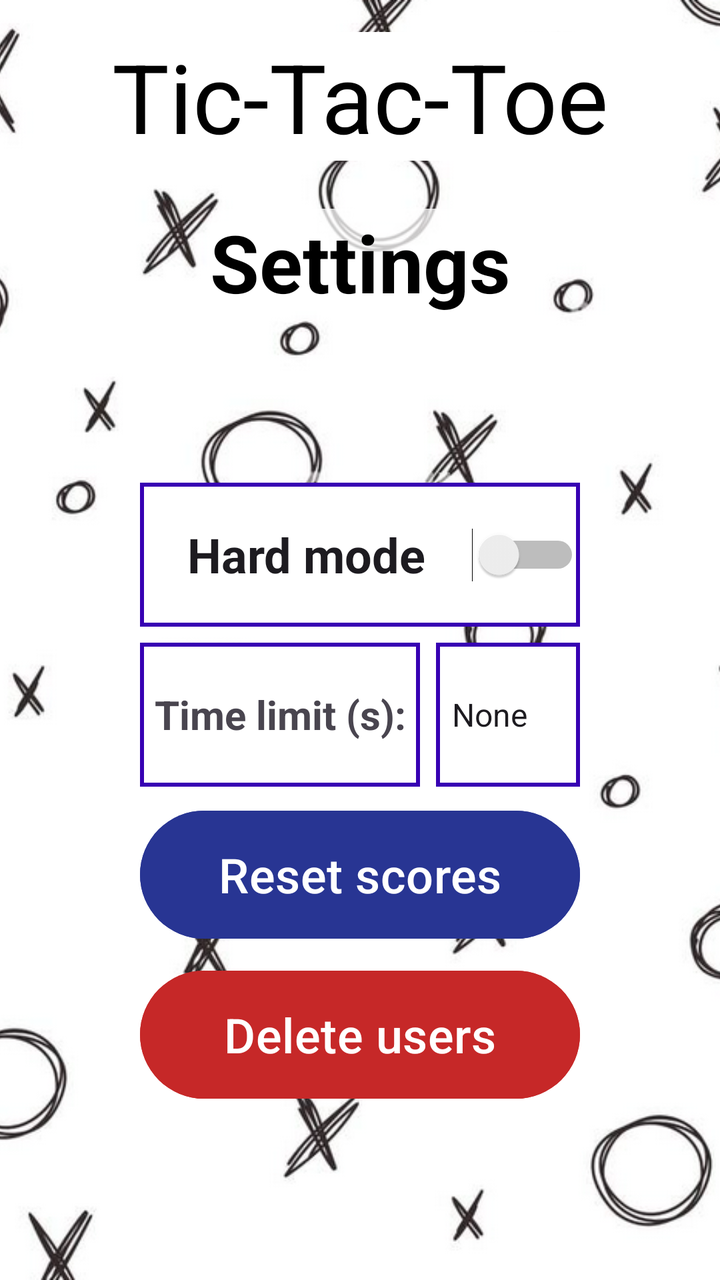
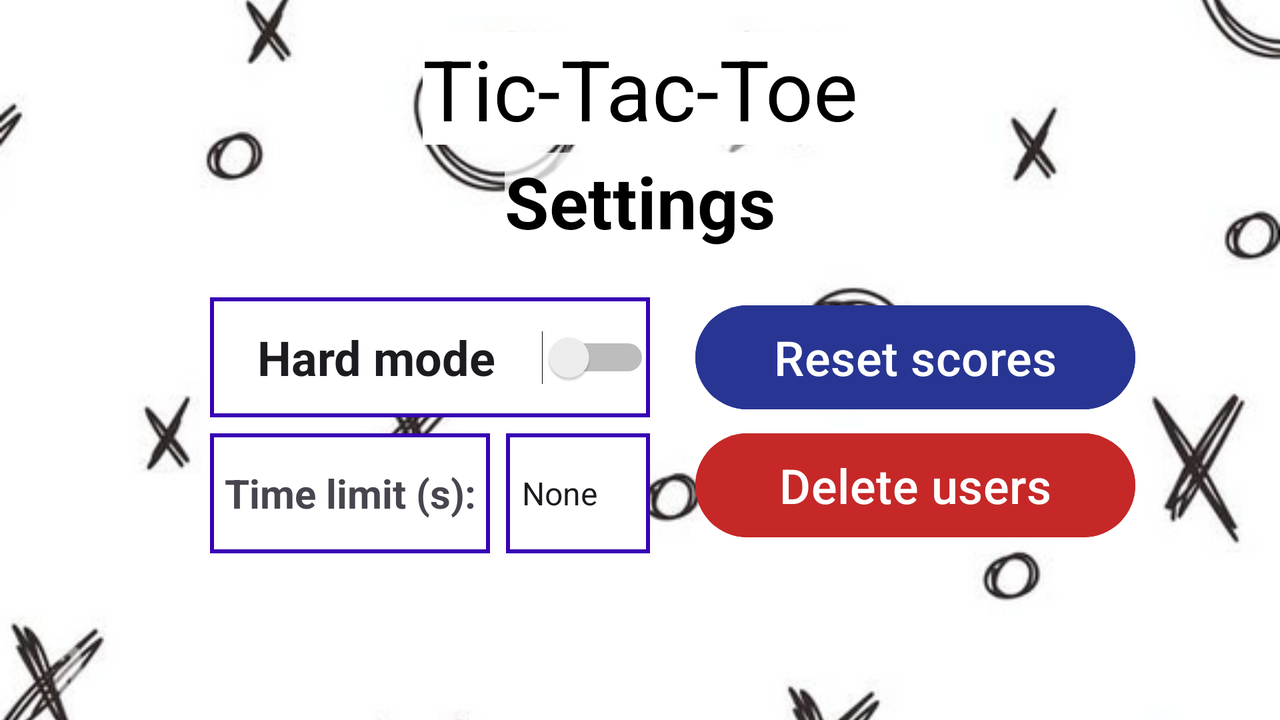

An Android layout and its configuration variant, each rendered on a device that would load it. The default file and the variant file are quoted in full after the pictures.
<!-- AndroidManifest.xml: application theme Theme.Tictactoe -->
<!-- res/layout/activity_settings.xml -->
<?xml version="1.0" encoding="utf-8"?>
<androidx.constraintlayout.widget.ConstraintLayout xmlns:android="http://schemas.android.com/apk/res/android"
    xmlns:app="http://schemas.android.com/apk/res-auto"
    xmlns:tools="http://schemas.android.com/tools"
    android:layout_width="match_parent"
    android:layout_height="match_parent">

    <ImageView
        android:id="@+id/backgroundImage"
        android:layout_width="0dp"
        android:layout_height="0dp"
        android:contentDescription="@string/img_desc"
        android:scaleType="centerCrop"
        android:src="@drawable/background"
        app:layout_constraintEnd_toEndOf="parent"
        app:layout_constraintHeight_percent="1"
        app:layout_constraintHorizontal_bias="0.0"
        app:layout_constraintStart_toStartOf="parent"
        app:layout_constraintTop_toTopOf="parent"
        app:layout_constraintWidth_percent="1" />
    <TextView
        android:id="@+id/text_settings"
        android:layout_width="wrap_content"
        android:layout_height="wrap_content"
        android:layout_marginTop="24dp"
        android:background="@drawable/text_background"
        android:text="@string/settings"
        android:textColor="#000"
        android:textSize="40sp"
        android:textStyle="bold"
        app:layout_constraintEnd_toEndOf="parent"
        app:layout_constraintHorizontal_bias="0.5"
        app:layout_constraintStart_toStartOf="parent"
        app:layout_constraintTop_toBottomOf="@+id/text_welcome" />
    <TextView
        android:id="@+id/text_welcome"
        android:layout_width="wrap_content"
        android:layout_height="wrap_content"
        android:layout_marginTop="16dp"
        android:background="#FFFFFF"
        android:text="@string/app_name"
        android:textColor="#000"
        android:textSize="48sp"
        app:layout_constraintEnd_toEndOf="parent"
        app:layout_constraintStart_toStartOf="parent"
        app:layout_constraintTop_toTopOf="parent" />

    <Button
        android:id="@+id/btn_reset_scores"
        android:layout_width="220dp"
        android:layout_height="72dp"
        android:layout_marginTop="8dp"
        android:backgroundTint="#283593"
        android:text="@string/btn_reset_scores"
        android:textSize="24sp"
        app:layout_constraintBottom_toBottomOf="parent"
        app:layout_constraintEnd_toEndOf="parent"
        app:layout_constraintHorizontal_bias="0.0"
        app:layout_constraintStart_toStartOf="@+id/time_limit_text"
        app:layout_constraintTop_toBottomOf="@+id/time_limit_spinner"
        app:layout_constraintVertical_bias="0.0" />


    <Button
        android:id="@+id/btn_delete_users"
        android:layout_width="220dp"
        android:layout_height="72dp"
        android:layout_marginTop="8dp"
        android:layout_marginBottom="16dp"
        android:backgroundTint="#C62828"
        android:text="@string/btn_delete_users"
        android:textSize="24sp"
        app:layout_constraintBottom_toBottomOf="parent"
        app:layout_constraintStart_toStartOf="@+id/btn_reset_scores"
        app:layout_constraintTop_toBottomOf="@+id/btn_reset_scores"
        app:layout_constraintVertical_bias="0.0" />

    <Switch
        android:id="@+id/ai_mode_switch"
        android:layout_width="220dp"
        android:layout_height="72dp"
        android:background="@drawable/edit_text_border"
        android:gravity="center"
        android:text="@string/hard_mode_switch"
        android:textSize="24sp"
        android:textStyle="bold"
        app:layout_constraintBottom_toBottomOf="parent"
        app:layout_constraintEnd_toEndOf="parent"
        app:layout_constraintStart_toStartOf="parent"
        app:layout_constraintTop_toBottomOf="@+id/text_welcome"
        app:layout_constraintVertical_bias="0.33"
        tools:ignore="UseSwitchCompatOrMaterialXml" />

    <Spinner
        android:id="@+id/time_limit_spinner"
        android:layout_width="72dp"
        android:layout_height="72dp"
        android:layout_marginStart="8dp"
        android:layout_marginTop="8dp"
        android:background="@drawable/edit_text_border"
        android:entries="@array/times"
        app:layout_constraintStart_toEndOf="@+id/time_limit_text"
        app:layout_constraintTop_toBottomOf="@+id/ai_mode_switch" />

    <TextView
        android:id="@+id/time_limit_text"
        android:layout_width="140dp"
        android:layout_height="72dp"
        android:layout_marginTop="8dp"
        android:background="@drawable/edit_text_border"
        android:gravity="center"
        android:text="@string/time_limit"
        android:textSize="20sp"
        android:textStyle="bold"
        app:layout_constraintStart_toStartOf="@+id/ai_mode_switch"
        app:layout_constraintTop_toBottomOf="@+id/ai_mode_switch"
        tools:ignore="TextSizeCheck" />
</androidx.constraintlayout.widget.ConstraintLayout>
<!-- resources referenced by this layout -->
<resources>
  <string-array name="times">
          <item>None</item>
          <item>1</item>
          <item>2</item>
          <item>3</item>
          <item>4</item>
          <item>5</item>
      </string-array>
  <!-- drawable background: png bitmap (drawable, 227139 bytes) -->
  <!-- drawable edit_text_border (drawable) -->
  <?xml version="1.0" encoding="utf-8"?>
      <shape xmlns:android="http://schemas.android.com/apk/res/android"
          android:shape="rectangle">
          <solid android:color="@android:color/white"/>
  
          <stroke android:color="@color/design_default_color_primary_dark" android:width="2dp"/>
  
      </shape>
  <!-- drawable text_background (drawable) -->
  <?xml version="1.0" encoding="utf-8"?>
  <shape xmlns:android="http://schemas.android.com/apk/res/android">
      <solid android:color="#BFFFFFFF"/> 
      <corners android:radius="10dp"/> 
  </shape>
  <string name="app_name">Tic-Tac-Toe</string>
  <string name="btn_delete_users">Delete users</string>
  <string name="btn_reset_scores">Reset scores</string>
  <string name="hard_mode_switch">Hard mode</string>
  <string name="img_desc">repeating x\'s and o\'s</string>
  <string name="settings">Settings</string>
  <string name="time_limit">Time limit (s): </string>
  <style name="Theme.Tictactoe" parent="Base.Theme.Tictactoe" />
  <style name="Base.Theme.Tictactoe" parent="Theme.Material3.DayNight.NoActionBar">
          
  
      </style>
</resources>
<!-- res/layout-land/activity_settings.xml (the repository's variant of the layout above) -->
<!-- drawn on the phone turned sideways -->
<?xml version="1.0" encoding="utf-8"?>
<androidx.constraintlayout.widget.ConstraintLayout xmlns:android="http://schemas.android.com/apk/res/android"
    xmlns:app="http://schemas.android.com/apk/res-auto"
    xmlns:tools="http://schemas.android.com/tools"
    android:layout_width="match_parent"
    android:layout_height="match_parent">

    <ImageView
        android:id="@+id/backgroundImage"
        android:layout_width="0dp"
        android:layout_height="0dp"
        android:contentDescription="@string/img_desc"
        android:scaleType="centerCrop"
        android:src="@drawable/background"
        app:layout_constraintEnd_toEndOf="parent"
        app:layout_constraintHeight_percent="1"
        app:layout_constraintHorizontal_bias="0.0"
        app:layout_constraintStart_toStartOf="parent"
        app:layout_constraintTop_toTopOf="parent"
        app:layout_constraintWidth_percent="1" />

    <TextView
        android:id="@+id/text_settings"
        android:layout_width="wrap_content"
        android:layout_height="wrap_content"
        android:layout_marginTop="4dp"
        android:background="@drawable/text_background"
        android:text="@string/settings"
        android:textColor="#000"
        android:textSize="36sp"
        android:textStyle="bold"
        app:layout_constraintEnd_toEndOf="parent"
        app:layout_constraintHorizontal_bias="0.5"
        app:layout_constraintStart_toStartOf="parent"
        app:layout_constraintTop_toBottomOf="@+id/text_welcome" />

    <TextView
        android:id="@+id/text_welcome"
        android:layout_width="wrap_content"
        android:layout_height="wrap_content"
        android:layout_marginTop="16dp"
        android:background="#FFFFFF"
        android:text="@string/app_name"
        android:textColor="#000"
        android:textSize="42sp"
        app:layout_constraintEnd_toEndOf="parent"
        app:layout_constraintStart_toStartOf="parent"
        app:layout_constraintTop_toTopOf="parent" />

    <Button
        android:id="@+id/btn_reset_scores"
        android:layout_width="220dp"
        android:layout_height="60dp"
        android:layout_marginTop="24dp"
        android:backgroundTint="#283593"
        android:text="@string/btn_reset_scores"
        android:textSize="24sp"
        app:layout_constraintBottom_toBottomOf="parent"
        app:layout_constraintEnd_toEndOf="parent"
        app:layout_constraintHorizontal_bias="0.24"
        app:layout_constraintStart_toEndOf="@+id/ai_mode_switch"
        app:layout_constraintTop_toBottomOf="@+id/text_settings"
        app:layout_constraintVertical_bias="0.0" />


    <Button
        android:id="@+id/btn_delete_users"
        android:layout_width="220dp"
        android:layout_height="60dp"
        android:layout_marginTop="4dp"
        android:backgroundTint="#C62828"
        android:text="@string/btn_delete_users"
        android:textSize="24sp"
        app:layout_constraintStart_toStartOf="@+id/btn_reset_scores"
        app:layout_constraintTop_toBottomOf="@+id/btn_reset_scores" />

    <Switch
        android:id="@+id/ai_mode_switch"
        android:layout_width="220dp"
        android:layout_height="60dp"
        android:layout_marginTop="24dp"
        android:background="@drawable/edit_text_border"
        android:gravity="center"
        android:text="@string/hard_mode_switch"
        android:textSize="24sp"
        android:textStyle="bold"
        app:layout_constraintBottom_toBottomOf="parent"
        app:layout_constraintEnd_toEndOf="parent"
        app:layout_constraintHorizontal_bias="0.25"
        app:layout_constraintStart_toStartOf="parent"
        app:layout_constraintTop_toBottomOf="@+id/text_settings"
        app:layout_constraintVertical_bias="0.0"
        tools:ignore="UseSwitchCompatOrMaterialXml" />

    <Spinner
        android:id="@+id/time_limit_spinner"
        android:layout_width="72dp"
        android:layout_height="60dp"
        android:layout_marginStart="8dp"
        android:layout_marginTop="8dp"
        android:background="@drawable/edit_text_border"
        android:entries="@array/times"
        app:layout_constraintStart_toEndOf="@+id/time_limit_text"
        app:layout_constraintTop_toBottomOf="@+id/ai_mode_switch" />

    <TextView
        android:id="@+id/time_limit_text"
        android:layout_width="140dp"
        android:layout_height="60dp"
        android:layout_marginTop="8dp"
        android:background="@drawable/edit_text_border"
        android:gravity="center"
        android:text="@string/time_limit"
        android:textSize="20sp"
        android:textStyle="bold"
        app:layout_constraintStart_toStartOf="@+id/ai_mode_switch"
        app:layout_constraintTop_toBottomOf="@+id/ai_mode_switch"
        tools:ignore="TextSizeCheck" />
</androidx.constraintlayout.widget.ConstraintLayout>
